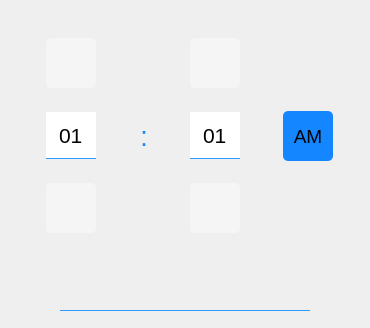
        <widget class="QWidget" name="timeWidget">
         <layout class="QVBoxLayout" name="verticalLayout_8">
          <item>
           <layout class="QHBoxLayout" name="horizontalLayout">
            <item>
             <widget class="QWidget" name="widget_2" native="true">
              <property name="minimumSize">
               <size>
                <width>70</width>
                <height>250</height>
               </size>
              </property>
              <property name="maximumSize">
               <size>
                <width>70</width>
                <height>250</height>
               </size>
              </property>
              <property name="styleSheet">
               <string notr="true">QPushButton
{
    background-color: &quot;transparent&quot;;
    border-width: .5px;
    border-color: rgba(194, 194, 194,100);
    border-style: solid;
	border-radius:5px;
	font: 75 14pt;
	background-color: rgb(245, 245, 245);
}

QPushButton:pressed , QPushButton:hover
{
    background-color: rgb(194, 194, 194);
}

QPushButton:checked
{
    background-color: &quot;#3F51B5&quot;;
	border:0px;
	color:&quot;white&quot;;
}

QPushButton:disabled
{
    background-color: &quot;transparent&quot;;
	border:0px;
	color:&quot;transparent&quot;;
}</string>
              </property>
              <layout class="QVBoxLayout" name="verticalLayout_7">
               <item>
                <widget class="QPushButton" name="btn_up_hour">
                 <property name="minimumSize">
                  <size>
                   <width>50</width>
                   <height>50</height>
                  </size>
                 </property>
                 <property name="maximumSize">
                  <size>
                   <width>50</width>
                   <height>50</height>
                  </size>
                 </property>
                 <property name="text">
                  <string/>
                 </property>
                 <property name="icon">
                  <iconset resource="qpersian.qrc">
                   <normaloff>:/icon/res/images/top_arrow.png</normaloff>:/icon/res/images/top_arrow.png</iconset>
                 </property>
                 <property name="iconSize">
                  <size>
                   <width>30</width>
                   <height>30</height>
                  </size>
                 </property>
                </widget>
               </item>
               <item>
                <widget class="QLineEdit" name="line_hour">
                 <property name="maximumSize">
                  <size>
                   <width>50</width>
                   <height>47</height>
                  </size>
                 </property>
                 <property name="styleSheet">
                  <string notr="true">background:&quot;transparent&quot;;
border:0px;
text-align:center;
border-bottom:1px solid rgb(42, 156, 255);
font: 16pt;</string>
                 </property>
                 <property name="inputMask">
                  <string>00</string>
                 </property>
                 <property name="text">
                  <string>01</string>
                 </property>
                 <property name="alignment">
                  <set>Qt::AlignCenter</set>
                 </property>
                </widget>
               </item>
               <item>
                <widget class="QPushButton" name="btn_down_hour">
                 <property name="minimumSize">
                  <size>
                   <width>50</width>
                   <height>50</height>
                  </size>
                 </property>
                 <property name="maximumSize">
                  <size>
                   <width>50</width>
                   <height>50</height>
                  </size>
                 </property>
                 <property name="text">
                  <string/>
                 </property>
                 <property name="icon">
                  <iconset resource="qpersian.qrc">
                   <normaloff>:/icon/res/images/bottom_arrow.png</normaloff>:/icon/res/images/bottom_arrow.png</iconset>
                 </property>
                 <property name="iconSize">
                  <size>
                   <width>30</width>
                   <height>30</height>
                  </size>
                 </property>
                </widget>
               </item>
              </layout>
             </widget>
            </item>
            <item>
             <widget class="QLabel" name="label_2">
              <property name="sizePolicy">
               <sizepolicy hsizetype="Maximum" vsizetype="Preferred">
                <horstretch>0</horstretch>
                <verstretch>0</verstretch>
               </sizepolicy>
              </property>
              <property name="minimumSize">
               <size>
                <width>10</width>
                <height>0</height>
               </size>
              </property>
              <property name="styleSheet">
               <string notr="true">color: rgb(20, 134, 255);
font: 75 20pt;</string>
              </property>
              <property name="text">
               <string>:</string>
              </property>
              <property name="alignment">
               <set>Qt::AlignCenter</set>
              </property>
             </widget>
            </item>
            <item>
             <widget class="QWidget" name="widget" native="true">
              <property name="minimumSize">
               <size>
                <width>70</width>
                <height>250</height>
               </size>
              </property>
              <property name="maximumSize">
               <size>
                <width>70</width>
                <height>250</height>
               </size>
              </property>
              <property name="styleSheet">
               <string notr="true">QPushButton
{
    background-color: &quot;transparent&quot;;
    border-width: .5px;
    border-color: rgba(194, 194, 194,100);
    border-style: solid;
	border-radius:5px;
	font: 75 14pt;
	background-color: rgb(245, 245, 245);
}

QPushButton:pressed , QPushButton:hover
{
    background-color: rgb(194, 194, 194);
}

QPushButton:checked
{
    background-color: &quot;#3F51B5&quot;;
	border:0px;
	color:&quot;white&quot;;
}

QPushButton:disabled
{
    background-color: &quot;transparent&quot;;
	border:0px;
	color:&quot;transparent&quot;;
}</string>
              </property>
              <layout class="QVBoxLayout" name="verticalLayout_6">
               <item>
                <widget class="QPushButton" name="btn_up_min">
                 <property name="minimumSize">
                  <size>
                   <width>50</width>
                   <height>50</height>
                  </size>
                 </property>
                 <property name="maximumSize">
                  <size>
                   <width>50</width>
                   <height>50</height>
                  </size>
                 </property>
                 <property name="text">
                  <string/>
                 </property>
                 <property name="icon">
                  <iconset resource="qpersian.qrc">
                   <normaloff>:/icon/res/images/top_arrow.png</normaloff>:/icon/res/images/top_arrow.png</iconset>
                 </property>
                 <property name="iconSize">
                  <size>
                   <width>30</width>
                   <height>30</height>
                  </size>
                 </property>
                </widget>
               </item>
               <item>
                <widget class="QLineEdit" name="line_min">
                 <property name="maximumSize">
                  <size>
                   <width>50</width>
                   <height>47</height>
                  </size>
                 </property>
                 <property name="styleSheet">
                  <string notr="true">background:&quot;transparent&quot;;
border:0px;
text-align:center;
border-bottom:1px solid rgb(42, 156, 255);
font: 16pt;</string>
                 </property>
                 <property name="inputMask">
                  <string>00</string>
                 </property>
                 <property name="text">
                  <string>01</string>
                 </property>
                 <property name="alignment">
                  <set>Qt::AlignCenter</set>
                 </property>
                </widget>
               </item>
               <item>
                <widget class="QPushButton" name="btn_down_min">
                 <property name="minimumSize">
                  <size>
                   <width>50</width>
                   <height>50</height>
                  </size>
                 </property>
                 <property name="maximumSize">
                  <size>
                   <width>50</width>
                   <height>50</height>
                  </size>
                 </property>
                 <property name="text">
                  <string/>
                 </property>
                 <property name="icon">
                  <iconset resource="qpersian.qrc">
                   <normaloff>:/icon/res/images/bottom_arrow.png</normaloff>:/icon/res/images/bottom_arrow.png</iconset>
                 </property>
                 <property name="iconSize">
                  <size>
                   <width>30</width>
                   <height>30</height>
                  </size>
                 </property>
                </widget>
               </item>
              </layout>
             </widget>
            </item>
            <item>
             <widget class="QPushButton" name="btn_timeAP">
              <property name="minimumSize">
               <size>
                <width>50</width>
                <height>50</height>
               </size>
              </property>
              <property name="maximumSize">
               <size>
                <width>50</width>
                <height>50</height>
               </size>
              </property>
              <property name="styleSheet">
               <string notr="true">QPushButton
{
    border-width: .5px;
    border-color: rgba(194, 194, 194,100);
    border-style: solid;
	border-radius:5px;
	font: 75 14pt;
	background-color: rgb(245, 245, 245);
	
	background-color: rgb(20, 134, 255);
	color:&quot;white&quot;;
}

QPushButton:pressed
{
	background-color:rgb(49, 176, 255);
}

QPushButton:hover
{
	background-color:;
	background-color: rgb(32, 73, 255);
}
</string>
              </property>
              <property name="text">
               <string>AM</string>
              </property>
              <property name="iconSize">
               <size>
                <width>30</width>
                <height>30</height>
               </size>
              </property>
             </widget>
            </item>
           </layout>
          </item>
          <item>
           <widget class="QWidget" name="ttt" native="true">
            <property name="maximumSize">
             <size>
              <width>16777215</width>
              <height>50</height>
             </size>
            </property>
            <layout class="QHBoxLayout" name="horizontalLayout_4">
             <item>
              <spacer name="horizontalSpacer_4">
               <property name="orientation">
                <enum>Qt::Horizontal</enum>
               </property>
               <property name="sizeHint" stdset="0">
                <size>
                 <width>40</width>
                 <height>20</height>
                </size>
               </property>
              </spacer>
             </item>
             <item>
              <widget class="QLabel" name="lbl_currentTime">
               <property name="minimumSize">
                <size>
                 <width>250</width>
                 <height>35</height>
                </size>
               </property>
               <property name="maximumSize">
                <size>
                 <width>250</width>
                 <height>35</height>
                </size>
               </property>
               <property name="styleSheet">
                <string notr="true">background:&quot;transparent&quot;;
border:0px;
text-align:center;
border-bottom:1px solid rgb(42, 156, 255);
font: 75 14pt;
</string>
               </property>
               <property name="text">
                <string/>
               </property>
               <property name="alignment">
                <set>Qt::AlignCenter</set>
               </property>
              </widget>
             </item>
             <item>
              <spacer name="horizontalSpacer_5">
               <property name="orientation">
                <enum>Qt::Horizontal</enum>
               </property>
               <property name="sizeHint" stdset="0">
                <size>
                 <width>40</width>
                 <height>20</height>
                </size>
               </property>
              </spacer>
             </item>
            </layout>
           </widget>
          </item>
         </layout>
        </widget>
